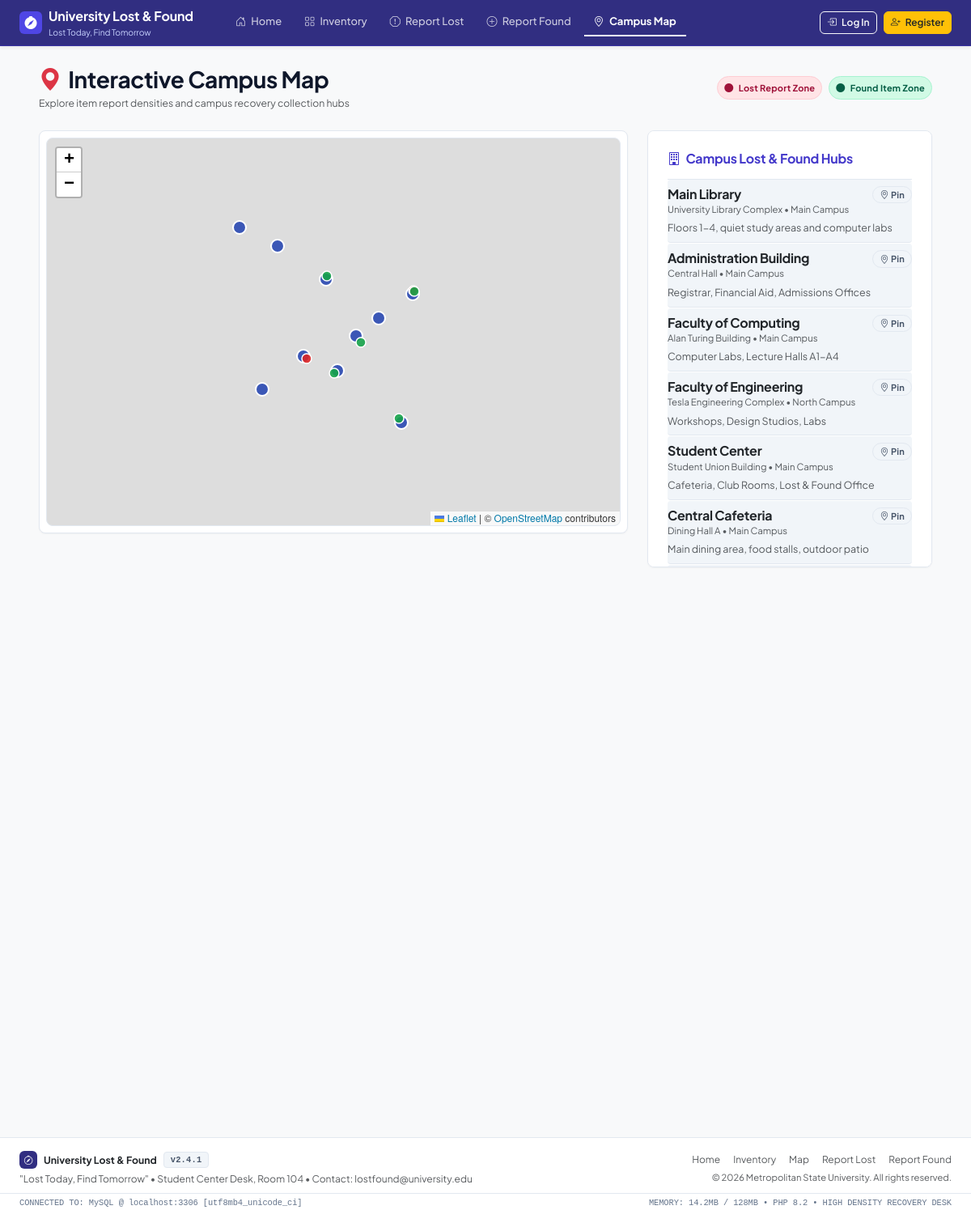
/map.php, run on the app's committed database.
### tables this page shows
CREATE TABLE `locations` (
  `id` INT UNSIGNED NOT NULL AUTO_INCREMENT,
  `name` VARCHAR(150) NOT NULL,
  `building` VARCHAR(100) NULL,
  `campus` VARCHAR(100) NOT NULL DEFAULT 'Main Campus',
  `description` TEXT NULL,
  `latitude` DECIMAL(10, 8) NULL,
  `longitude` DECIMAL(11, 8) NULL,
  `status` ENUM('active', 'inactive') NOT NULL DEFAULT 'active',
  `created_at` TIMESTAMP NOT NULL DEFAULT CURRENT_TIMESTAMP,
  `updated_at` TIMESTAMP NOT NULL DEFAULT CURRENT_TIMESTAMP ON UPDATE CURRENT_TIMESTAMP,
  PRIMARY KEY (`id`)
);

### includes/functions.php (called while the page is built, shortened)
<?php
function e(?string $string): string {
    return htmlspecialchars((string)$string, ENT_QUOTES, 'UTF-8');
}

### map.php (the view, shortened to what this page needs)
<?php
$pdo = Database::getInstance()->getConnection();
$locations = $pdo->query("SELECT * FROM locations WHERE status = 'active'")->fetchAll();
require_once __DIR__ . '/includes/header.php';
require_once __DIR__ . '/includes/navbar.php';
?>
<div class="container-fluid px-lg-5 py-4">
    <div class="d-flex flex-column flex-md-row justify-content-between align-items-md-center gap-3 mb-4">
        <div>
            <h3 class="fw-bold mb-1"><i class="bi bi-geo-alt-fill text-danger me-1"></i> Interactive Campus Map</h3>
            <p class="text-muted small mb-0">Explore item report densities and campus recovery collection hubs</p>
        </div>
        <div class="d-flex gap-2">
            <span class="badge bg-danger-subtle text-danger border p-2 rounded-pill"><i class="bi bi-circle-fill me-1"></i> Lost Report Zone</span>
            <span class="badge bg-success-subtle text-success border p-2 rounded-pill"><i class="bi bi-circle-fill me-1"></i> Found Item Zone</span>
        </div>
    </div>
    <div class="row g-4">
        <div class="col-lg-8">
            <div class="card border-0 shadow-sm rounded-4 overflow-hidden bg-white p-2">
                <div id="campusMap"></div>
            </div>
        </div>
        <div class="col-lg-4">
            <div class="card border-0 shadow-sm rounded-4 p-4 bg-white" style="max-height: 540px; overflow-y: auto;">
                <h6 class="fw-bold text-primary mb-3"><i class="bi bi-building me-1"></i> Campus Lost & Found Hubs</h6>
                <div class="list-group list-group-flush">
                    <?php foreach ($locations as $loc): ?>
                        <div class="list-group-item px-0 py-2.5 border-bottom">
                            <div class="d-flex justify-content-between align-items-start">
                                <div>
                                    <h6 class="fw-bold mb-0 text-dark"><?= e($loc['name']) ?></h6>
                                    <small class="text-muted"><?= e($loc['building']) ?> &bull; <?= e($loc['campus']) ?></small>
                                </div>
                                <span class="badge bg-light text-primary border rounded-pill">
                                    <i class="bi bi-geo-alt"></i> Pin
                                </span>
                            </div>
                            <p class="small text-muted mt-1 mb-0" style="font-size: 0.78rem;"><?= e($loc['description']) ?></p>
                        </div>
                    <?php endforeach; ?>
                </div>
            </div>
        </div>
    </div>
</div>
<?php require_once __DIR__ . '/includes/footer.php'; ?>

### data on the page
locations: name "Main Library", building "University Library Complex", campus "Main Campus", description "Floors 1-4, quiet study areas and computer labs"
locations: name "Administration Building", building "Central Hall", campus "Main Campus", description "Registrar, Financial Aid, Admissions Offices"
locations: name "Faculty of Computing", building "Alan Turing Building", campus "Main Campus", description "Computer Labs, Lecture Halls A1-A4"
locations: name "Faculty of Engineering", building "Tesla Engineering Complex", campus "North Campus", description "Workshops, Design Studios, Labs"
locations: name "Student Center", building "Student Union Building", campus "Main Campus", description "Cafeteria, Club Rooms, Lost & Found Office"
locations: name "Central Cafeteria", building "Dining Hall A", campus "Main Campus", description "Main dining area, food stalls, outdoor patio"

### other printed values
APP_NAME "University Lost & Found"
APP_SLOGAN "Lost Today, Find Tomorrow"
